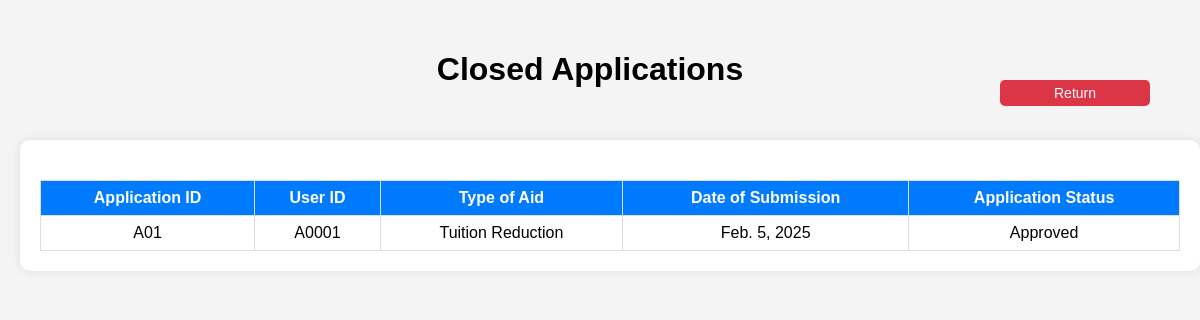
/closed-applications/, run on an earlier commit of the app's database.
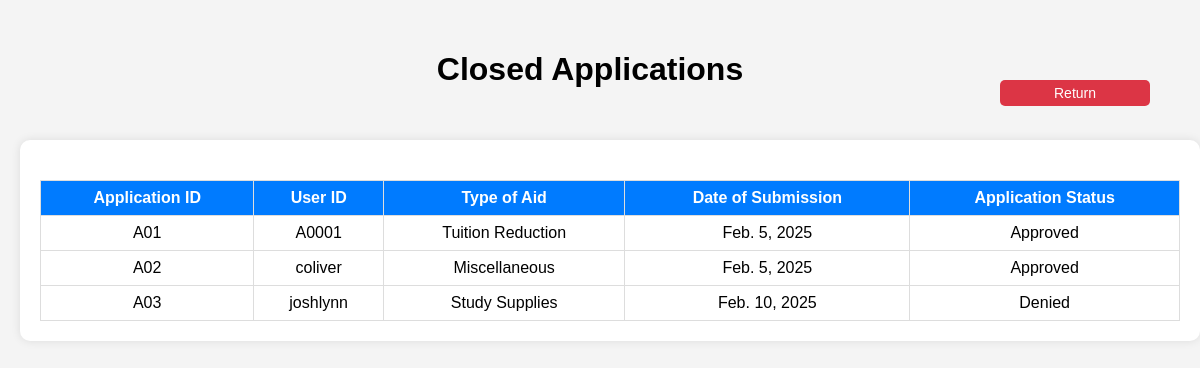
And on a later commit of the database.
### home/models.py (models this page shows, shortened)
class Application(models.Model):
    APP_TYPE_CHOICES = [
        ("Financial", "Financial"),
        ("Tuition Reduction", "Tuition Reduction"),
        ("Food", "Food"),
        ("Study Supplies", "Study Supplies"),
        ("Miscellaneous", "Miscellaneous"),
    ]
    APP_STATUS_CHOICES = [
        ("Pending", "Pending"),
        ("Approved", "Approved"),
        ("Denied", "Denied"),
        ("Appealing", "Appealing"),
    ]
    app_id = models.CharField(max_length=10, primary_key=True)
    user = models.ForeignKey(settings.AUTH_USER_MODEL, on_delete=models.CASCADE, to_field='userid')
    app_type = models.CharField(max_length=20, choices=APP_TYPE_CHOICES)
    app_date = models.DateField()
    app_description = models.TextField(max_length=1000)
    app_attached1 = models.BinaryField(null=True, blank=True)
    app_attached2 = models.BinaryField(null=True, blank=True)
    app_attached3 = models.BinaryField(null=True, blank=True)
    app_attached4 = models.BinaryField(null=True, blank=True)
    app_attached5 = models.BinaryField(null=True, blank=True)
    app_status = models.CharField(max_length=10, choices=APP_STATUS_CHOICES, default="Pending")
    forwarded_to_finance = models.BooleanField(default=False)
    app_denyreason = models.TextField(max_length=1000, blank=True, null=True)
    app_denyreason2 = models.TextField(max_length=1000, blank=True, null=True)
    app_appeal = models.TextField(max_length=1000, blank=True, null=True)
    app_appealdate = models.DateField(blank=True, null=True)
    app_decider = models.CharField(max_length=10, blank=True, null=True)
    app_decider2 = models.CharField(max_length=10, blank=True, null=True)

### closed_applications/views.py (the view)
# urls.py: path('', views.closed_applications_view, name='closed_applications'),
def closed_applications_view(request):
    closed_applications = Application.objects.filter(Q(app_status="Approved") | Q(app_status="Denied"))
    return render(request, "closed_applications/closed_applications_page.html", {"applications": closed_applications})

### closed_applications/templates/closed_applications/closed_applications_page.html (shortened to what this page needs)
<!DOCTYPE html>
<html lang="en">
<head>
</head>
<body>
    <div class="top-section">
        <h1>Closed Applications</h1>
        <div>
            <button class="return" onclick="window.location.href='{% url 'home' %}'">Return</button>
        </div>
    </div>
    <div class="container">
        <table>
            <thead>
                <tr>
                    <th>Application ID</th>
                    <th>User ID</th>
                    <th>Type of Aid</th>
                    <th>Date of Submission</th>
                    <th>Application Status</th>
                </tr>
            </thead>
            <tbody>
                {% for application in applications %}
                <tr onclick="window.location.href='{% url 'view_report' application.app_id %}'" style="cursor: pointer;">
                    <td>{{ application.app_id }}</td>
                    <td>{{ application.user_id }}</td>
                    <td>{{ application.app_type }}</td>
                    <td>{{ application.app_date }}</td>
                    <td>{{ application.app_status }}</td>
                </tr>
                {% empty %}
                <tr>
                    <td colspan="5">No applications found.</td>
                </tr>
                {% endfor %}
            </tbody>
        </table>
    </div>
</body>
</html>

What changed in the data, as far as the page shows it:
now on this page (row edited): Application: app_id "A02", user_id "coliver", app_type "Miscellaneous", app_date "Feb. 5, 2025", app_status "Approved"
added Application: app_id "A03", user_id "joshlynn", app_type "Study Supplies", app_date "Feb. 10, 2025", app_status "Denied"
